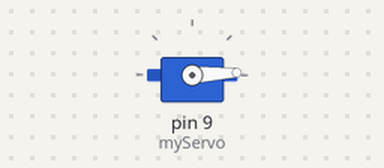
The sketch below on a simulated Arduino Uno, built with avr-gcc and run on an emulated ATmega328P. Parts: servo.

Above: at 0.05 s.
At 1.3 s:
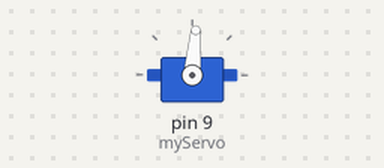
At 2.6 s:
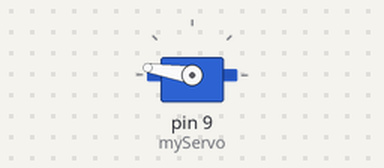
At 5.2 s:
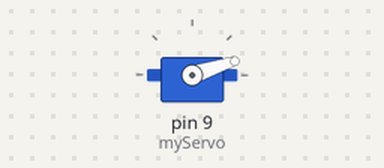
Timing chart, 0 to 7.1 s (numbered marks = the images above):
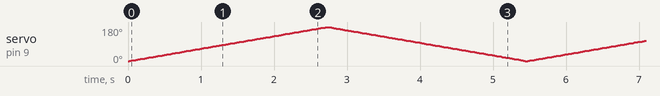

The sketch:

abni.ino.ino
```cpp
#include <Servo.h>

Servo myServo;  // create a servo object to control the servo motor

void setup() {
  myServo.attach(9);  // attach the servo to pin 9
}

void loop() {
  for (int i = 0; i <= 180; i++) {  // loop from 0 to 180 degrees
    myServo.write(i);              // set the servo to the specified angle
    delay(15);                     // wait for the servo to reach the specified angle
  }
  for (int i = 180; i >= 0; i--) {  // loop from 180 to 0 degrees
    myServo.write(i);              // set the servo to the specified angle
    delay(15);                     // wait for the servo to reach the specified angle
  }
}
```
